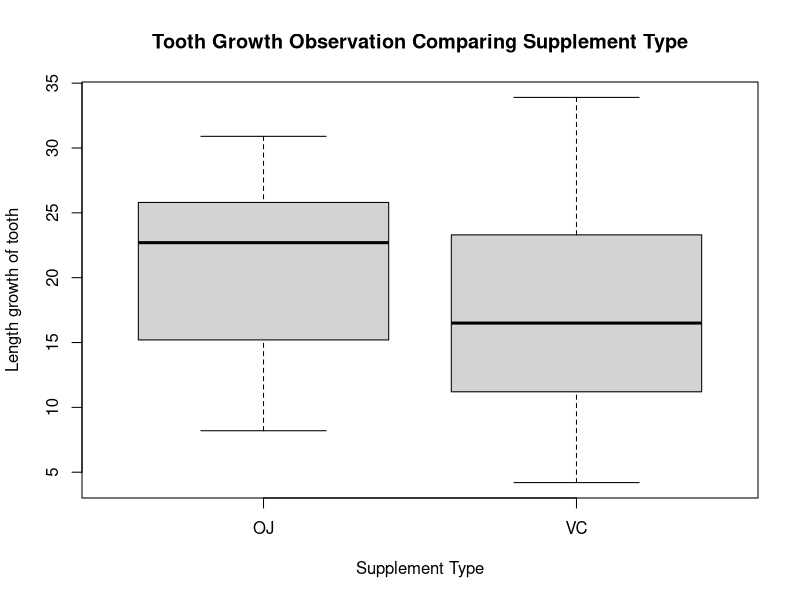
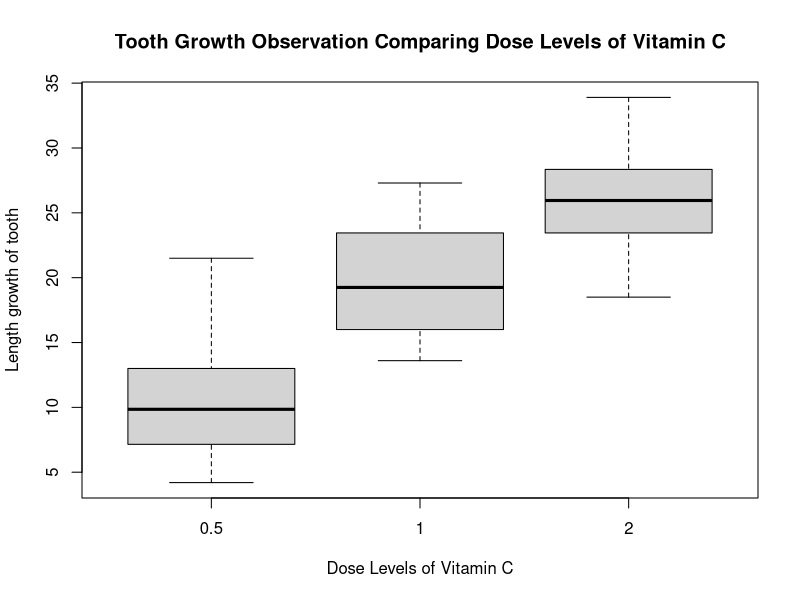

The R source for these figures, in order: (Note: this script raises an error after producing the figures.)
## ---- chunk 1
data("ToothGrowth")
dim(ToothGrowth)
names(ToothGrowth)
## ---- chunk 2
summary(ToothGrowth)
## ---- chunk 3
boxplot(len ~ supp, data = ToothGrowth, xlab = "Supplement Type", ylab = "Length growth of tooth", main = "Tooth Growth Observation Comparing Supplement Type")
## ---- chunk 4
boxplot(len ~ dose, data = ToothGrowth, xlab = "Dose Levels of Vitamin C", ylab = "Length growth of tooth", main = "Tooth Growth Observation Comparing Dose Levels of Vitamin C")

## ---- chunk 5
t.test(len ~ supp, var.equal = F, paired = F, data = ToothGrowth)
## ---- chunk 6
summary(aov(len ~ dose, data = ToothGrowth))
